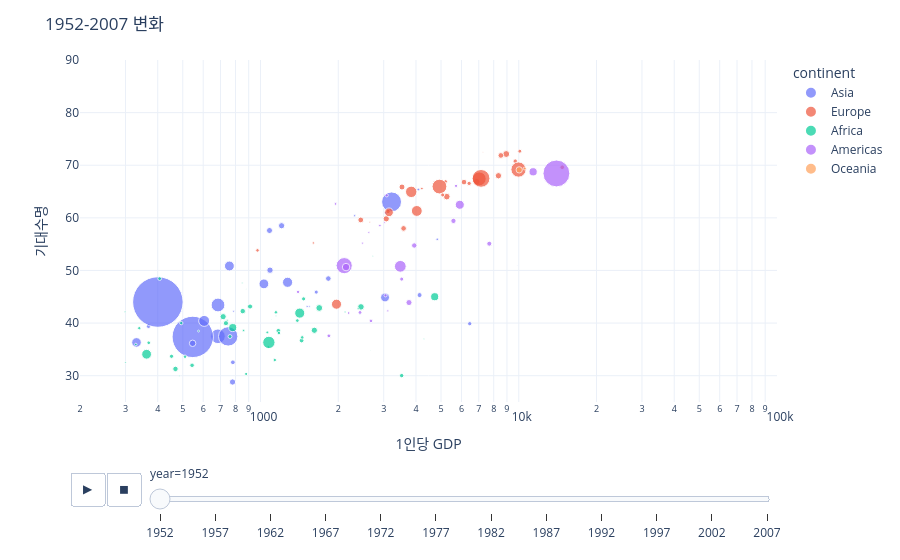

Source (notebook cell):
### Markdown cell above
## 3. 애니메이션 — 시간 흐름

### Code cell
fig = px.scatter(
    gap, x="gdpPercap", y="lifeExp",
    size="pop", color="continent", hover_name="country",
    animation_frame="year", animation_group="country",
    log_x=True, size_max=55,
    range_x=[200, 100000], range_y=[25, 90],   # 축을 고정해야 프레임이 튀지 않는다
    labels={"gdpPercap": "1인당 GDP", "lifeExp": "기대수명"},
)
fig.update_layout(title="1952-2007 변화", template="plotly_white", height=560)
fig.write_html(HTML / "1_4.html", include_plotlyjs="cdn")
fig.show()

### Figure 1 — Plotly figure (JSON) as saved in the notebook; plotly's stock layout.template omitted (floating-point values rounded to 4 significant figures)
{"data": [{"hovertemplate": "<b>%{hovertext}</b><br><br>continent=Asia<br>year=1952<br>1인당 GDP=%{x}<br>기대수명=%{y}<br>pop=%{marker.size}<extra></extra>", "hovertext": ["Afghanistan", "Bahrain", "Bangladesh", "Cambodia", "China", "Hong Kong, China", "India", "Indonesia", "Iran", "Iraq", "Israel", "Japan", "Jordan", "Korea, Dem. Rep.", "Korea, Rep.", "Kuwait", "Lebanon", "Malaysia", "Mongolia", "Myanmar", "Nepal", "Oman", "Pakistan", "Philippines", "Saudi Arabia", "Singapore", "Sri Lanka", "Syria", "Taiwan", "Thailand", "Vietnam", "West Bank and Gaza", "Yemen, Rep."], "ids": ["Afghanistan", "Bahrain", "Bangladesh", "Cambodia", "China", "Hong Kong, China", "India", "Indonesia", "Iran", "Iraq", "Israel", "Japan", "Jordan", "Korea, Dem. Rep.", "Korea, Rep.", "Kuwait", "Lebanon", "Malaysia", "Mongolia", "Myanmar", "Nepal", "Oman", "Pakistan", "Philippines", "Saudi Arabia", "Singapore", "Sri Lanka", "Syria", "Taiwan", "Thailand", "Vietnam", "West Bank and Gaza", "Yemen, Rep."], "legendgroup": "Asia", "marker": {"color": "#636efa", "size": [8425333, 120447, 46886859, 4693836, 556263527, 2125900, 372000000, 82052000, 17272000, 5441766, 1620914, 86459025, 607914, 8865488, 20947571, 160000, 1439529, 6748378, 800663, 20092996, 9182536, 507833, 41346560, 22438691, 4005677, 1127000, 7982342, 3661549, 8550362, 21289402, 26246839, 1030585, 4963829], "sizemode": "area", "sizeref": 435900.0, "symbol": "circle"}, "mode": "markers", "name": "Asia", "orientation": "v", "showlegend": true, "type": "scatter", "x": [779.4, 9867.0, 684.2, 368.5, 400.4, 3054.0, 546.6, 749.7, 3035.0, 4130.0, 4087.0, 3217.0, 1547.0, 1088.0, 1031.0, 108400.0, 4835.0, 1831.0, 786.6, 331.0, 545.9, 1828.0, 684.6, 1273.0, 6460.0, 2315.0, 1084.0, 1643.0, 1207.0, 757.8, 605.1, 1516.0, 781.7], "xaxis": "x", "y": [28.8, 50.94, 37.48, 39.42, 44.0, 60.96, 37.37, 37.47, 44.87, 45.32, 65.39, 63.03, 43.16, 50.06, 47.45, 55.56, 55.93, 48.46, 42.24, 36.32, 36.16, 37.58, 43.44, 47.75, 39.88, 60.4, 57.59, 45.88, 58.5, 50.85, 40.41, 43.16, 32.55], "yaxis": "y"}, {"hovertemplate": "<b>%{hovertext}</b><br><br>continent=Europe<br>year=1952<br>1인당 GDP=%{x}<br>기대수명=%{y}<br>pop=%{marker.size}<extra></extra>", "hovertext": ["Albania", "Austria", "Belgium", "Bosnia and Herzegovina", "Bulgaria", "Croatia", "Czech Republic", "Denmark", "Finland", "France", "Germany", "Greece", "Hungary", "Iceland", "Ireland", "Italy", "Montenegro", "Netherlands", "Norway", "Poland", "Portugal", "Romania", "Serbia", "Slovak Republic", "Slovenia", "Spain", "Sweden", "Switzerland", "Turkey", "United Kingdom"], "ids": ["Albania", "Austria", "Belgium", "Bosnia and Herzegovina", "Bulgaria", "Croatia", "Czech Republic", "Denmark", "Finland", "France", "Germany", "Greece", "Hungary", "Iceland", "Ireland", "Italy", "Montenegro", "Netherlands", "Norway", "Poland", "Portugal", "Romania", "Serbia", "Slovak Republic", "Slovenia", "Spain", "Sweden", "Switzerland", "Turkey", "United Kingdom"], "legendgroup": "Europe", "marker": {"color": "#EF553B", "size": [1282697, 6927772, 8730405, 2791000, 7274900, 3882229, 9125183, 4334000, 4090500, 42459667, 69145952, 7733250, 9504000, 147962, 2952156, 47666000, 413834, 10381988, 3327728, 25730551, 8526050, 16630000, 6860147, 3558137, 1489518, 28549870, 7124673, 4815000, 22235677, 50430000], "sizemode": "area", "sizeref": 435900.0, "symbol": "circle"}, "mode": "markers", "name": "Europe", "orientation": "v", "showlegend": true, "type": "scatter", "x": [1601.0, 6137.0, 8343.0, 973.5, 2444.0, 3119.0, 6876.0, 9692.0, 6425.0, 7030.0, 7144.0, 3531.0, 5264.0, 7268.0, 5210.0, 4931.0, 2648.0, 8942.0, 10100.0, 4029.0, 3068.0, 3145.0, 3581.0, 5075.0, 4215.0, 3834.0, 8528.0, 14730.0, 1969.0, 9980.0], "xaxis": "x", "y": [55.23, 66.8, 68.0, 53.82, 59.6, 61.21, 66.87, 70.78, 66.55, 67.41, 67.5, 65.86, 64.03, 72.49, 66.91, 65.94, 59.16, 72.13, 72.67, 61.31, 59.82, 61.05, 58.0, 64.36, 65.57, 64.94, 71.86, 69.62, 43.59, 69.18], "yaxis": "y"}, {"hovertemplate": "<b>%{hovertext}</b><br><br>continent=Africa<br>year=1952<br>1인당 GDP=%{x}<br>기대수명=%{y}<br>pop=%{marker.size}<extra></extra>", "hovertext": ["Algeria", "Angola", "Benin", "Botswana", "Burkina Faso", "Burundi", "Cameroon", "Central African Republic", "Chad", "Comoros", "Congo, Dem. Rep.", "Congo, Rep.", "Cote d'Ivoire", "Djibouti", "Egypt", "Equatorial Guinea", "Eritrea", "Ethiopia", "Gabon", "Gambia", "Ghana", "Guinea", "Guinea-Bissau", "Kenya", "Lesotho", "Liberia", "Libya", "Madagascar", "Malawi", "Mali", "Mauritania", "Mauritius", "Morocco", "Mozambique", "Namibia", "Niger", "Nigeria", "Reunion", "Rwanda", "Sao Tome and Principe", "Senegal", "Sierra Leone", "Somalia", "South Africa", "Sudan", "Swaziland", "Tanzania", "Togo", "Tunisia", "Uganda", "Zambia", "Zimbabwe"], "ids": ["Algeria", "Angola", "Benin", "Botswana", "Burkina Faso", "Burundi", "Cameroon", "Central African Republic", "Chad", "Comoros", "Congo, Dem. Rep.", "Congo, Rep.", "Cote d'Ivoire", "Djibouti", "Egypt", "Equatorial Guinea", "Eritrea", "Ethiopia", "Gabon", "Gambia", "Ghana", "Guinea", "Guinea-Bissau", "Kenya", "Lesotho", "Liberia", "Libya", "Madagascar", "Malawi", "Mali", "Mauritania", "Mauritius", "Morocco", "Mozambique", "Namibia", "Niger", "Nigeria", "Reunion", "Rwanda", "Sao Tome and Principe", "Senegal", "Sierra Leone", "Somalia", "South Africa", "Sudan", "Swaziland", "Tanzania", "Togo", "Tunisia", "Uganda", "Zambia", "Zimbabwe"], "legendgroup": "Africa", "marker": {"color": "#00cc96", "size": [9279525, 4232095, 1738315, 442308, 4469979, 2445618, 5009067, 1291695, 2682462, 153936, 14100005, 854885, 2977019, 63149, 22223309, 216964, 1438760, 20860941, 420702, 284320, 5581001, 2664249, 580653, 6464046, 748747, 863308, 1019729, 4762912, 2917802, 3838168, 1022556, 516556, 9939217, 6446316, 485831, 3379468, 33119096, 257700, 2534927, 60011, 2755589, 2143249, 2526994, 14264935, 8504667, 290243, 8322925, 1219113, 3647735, 5824797, 2672000, 3080907], "sizemode": "area", "sizeref": 435900.0, "symbol": "circle"}, "mode": "markers", "name": "Africa", "orientation": "v", "showlegend": true, "type": "scatter", "x": [2449.0, 3521.0, 1063.0, 851.2, 543.3, 339.3, 1173.0, 1071.0, 1179.0, 1103.0, 780.5, 2126.0, 1389.0, 2670.0, 1419.0, 375.6, 328.9, 362.1, 4293.0, 485.2, 911.3, 510.2, 299.9, 853.5, 298.8, 575.6, 2388.0, 1443.0, 369.2, 452.3, 743.1, 1968.0, 1688.0, 468.5, 2424.0, 761.9, 1077.0, 2719.0, 493.3, 879.6, 1450.0, 879.8, 1136.0, 4725.0, 1616.0, 1148.0, 716.7, 859.8, 1468.0, 734.8, 1147.0, 406.9], "xaxis": "x", "y": [43.08, 30.02, 38.22, 47.62, 31.98, 39.03, 38.52, 35.46, 38.09, 40.72, 39.14, 42.11, 40.48, 34.81, 41.89, 34.48, 35.93, 34.08, 37.0, 30.0, 43.15, 33.61, 32.5, 42.27, 42.14, 38.48, 42.72, 36.68, 36.26, 33.69, 40.54, 50.99, 42.87, 31.29, 41.73, 37.44, 36.32, 52.72, 40.0, 46.47, 37.28, 30.33, 32.98, 45.01, 38.63, 41.41, 41.22, 38.6, 44.6, 39.98, 42.04, 48.45], "yaxis": "y"}, {"hovertemplate": "<b>%{hovertext}</b><br><br>continent=Americas<br>year=1952<br>1인당 GDP=%{x}<br>기대수명=%{y}<br>pop=%{marker.size}<extra></extra>", "hovertext": ["Argentina", "Bolivia", "Brazil", "Canada", "Chile", "Colombia", "Costa Rica", "Cuba", "Dominican Republic", "Ecuador", "El Salvador", "Guatemala", "Haiti", "Honduras", "Jamaica", "Mexico", "Nicaragua", "Panama", "Paraguay", "Peru", "Puerto Rico", "Trinidad and Tobago", "United States", "Uruguay", "Venezuela"], "ids": ["Argentina", "Bolivia", "Brazil", "Canada", "Chile", "Colombia", "Costa Rica", "Cuba", "Dominican Republic", "Ecuador", "El Salvador", "Guatemala", "Haiti", "Honduras", "Jamaica", "Mexico", "Nicaragua", "Panama", "Paraguay", "Peru", "Puerto Rico", "Trinidad and Tobago", "United States", "Uruguay", "Venezuela"], "legendgroup": "Americas", "marker": {"color": "#ab63fa", "size": [17876956, 2883315, 56602560, 14785584, 6377619, 12350771, 926317, 6007797, 2491346, 3548753, 2042865, 3146381, 3201488, 1517453, 1426095, 30144317, 1165790, 940080, 1555876, 8025700, 2227000, 662850, 157553000, 2252965, 5439568], "sizemode": "area", "sizeref": 435900.0, "symbol": "circle"}, "mode": "markers", "name": "Americas", "orientation": "v", "showlegend": true, "type": "scatter", "x": [5911.0, 2677.0, 2109.0, 11370.0, 3940.0, 2144.0, 2627.0, 5587.0, 1398.0, 3522.0, 3048.0, 2428.0, 1840.0, 2195.0, 2899.0, 3478.0, 3112.0, 2480.0, 1952.0, 3759.0, 3082.0, 3023.0, 13990.0, 5717.0, 7690.0], "xaxis": "x", "y": [62.48, 40.41, 50.92, 68.75, 54.74, 50.64, 57.21, 59.42, 45.93, 48.36, 45.26, 42.02, 37.58, 41.91, 58.53, 50.79, 42.31, 55.19, 62.65, 43.9, 64.28, 59.1, 68.44, 66.07, 55.09], "yaxis": "y"}, {"hovertemplate": "<b>%{hovertext}</b><br><br>continent=Oceania<br>year=1952<br>1인당 GDP=%{x}<br>기대수명=%{y}<br>pop=%{marker.size}<extra></extra>", "hovertext": ["Australia", "New Zealand"], "ids": ["Australia", "New Zealand"], "legendgroup": "Oceania", "marker": {"color": "#FFA15A", "size": [8691212, 1994794], "sizemode": "area", "sizeref": 435900.0, "symbol": "circle"}, "mode": "markers", "name": "Oceania", "orientation": "v", "showlegend": true, "type": "scatter", "x": [10040.0, 10560.0], "xaxis": "x", "y": [69.12, 69.39], "yaxis": "y"}], "layout": {"height": 560, "legend": {"itemsizing": "constant", "title": {"text": "continent"}, "tracegroupgap": 0}, "margin": {"t": 60}, "sliders": [{"active": 0, "currentvalue": {"prefix": "year="}, "len": 0.9, "pad": {"b": 10, "t": 60}, "steps": [{"args": [["1952"], {"frame": {"duration": 0, "redraw": false}, "fromcurrent": true, "mode": "immediate", "transition": {"duration": 0, "easing": "linear"}}], "label": "1952", "method": "animate"}, {"args": [["1957"], {"frame": {"duration": 0, "redraw": false}, "fromcurrent": true, "mode": "immediate", "transition": {"duration": 0, "easing": "linear"}}], "label": "1957", "method": "animate"}, {"args": [["1962"], {"frame": {"duration": 0, "redraw": false}, "fromcurrent": true, "mode": "immediate", "transition": {"duration": 0, "easing": "linear"}}], "label": "1962", "method": "animate"}, {"args": [["1967"], {"frame": {"duration": 0, "redraw": false}, "fromcurrent": true, "mode": "immediate", "transition": {"duration": 0, "easing": "linear"}}], "label": "1967", "method": "animate"}, {"args": [["1972"], {"frame": {"duration": 0, "redraw": false}, "fromcurrent": true, "mode": "immediate", "transition": {"duration": 0, "easing": "linear"}}], "label": "1972", "method": "animate"}, {"args": [["1977"], {"frame": {"duration": 0, "redraw": false}, "fromcurrent": true, "mode": "immediate", "transition": {"duration": 0, "easing": "linear"}}], "label": "1977", "method": "animate"}, {"args": [["1982"], {"frame": {"duration": 0, "redraw": false}, "fromcurrent": true, "mode": "immediate", "transition": {"duration": 0, "easing": "linear"}}], "label": "1982", "method": "animate"}, {"args": [["1987"], {"frame": {"duration": 0, "redraw": false}, "fromcurrent": true, "mode": "immediate", "transition": {"duration": 0, "easing": "linear"}}], "label": "1987", "method": "animate"}, {"args": [["1992"], {"frame": {"duration": 0, "redraw": false}, "fromcurrent": true, "mode": "immediate", "transition": {"duration": 0, "easing": "linear"}}], "label": "1992", "method": "animate"}, {"args": [["1997"], {"frame": {"duration": 0, "redraw": false}, "fromcurrent": true, "mode": "immediate", "transition": {"duration": 0, "easing": "linear"}}], "label": "1997", "method": "animate"}, {"args": [["2002"], {"frame": {"duration": 0, "redraw": false}, "fromcurrent": true, "mode": "immediate", "transition": {"duration": 0, "easing": "linear"}}], "label": "2002", "method": "animate"}, {"args": [["2007"], {"frame": {"duration": 0, "redraw": false}, "fromcurrent": true, "mode": "immediate", "transition": {"duration": 0, "easing": "linear"}}], "label": "2007", "method": "animate"}], "x": 0.1, "xanchor": "left", "y": 0, "yanchor": "top"}], "title": {"text": "1952-2007 변화"}, "updatemenus": [{"buttons": [{"args": [null, {"frame": {"duration": 500, "redraw": false}, "fromcurrent": true, "mode": "immediate", "transition": {"duration": 500, "easing": "linear"}}], "label": "&#9654;", "method": "animate"}, {"args": [[null], {"frame": {"duration": 0, "redraw": false}, "fromcurrent": true, "mode": "immediate", "transition": {"duration": 0, "easing": "linear"}}], "label": "&#9724;", "method": "animate"}], "direction": "left", "pad": {"r": 10, "t": 70}, "showactive": false, "type": "buttons", "x": 0.1, "xanchor": "right", "y": 0, "yanchor": "top"}], "xaxis": {"anchor": "y", "domain": [0.0, 1.0], "range": [2.301, 5.0], "title": {"text": "1인당 GDP"}, "type": "log"}, "yaxis": {"anchor": "x", "domain": [0.0, 1.0], "range": [25, 90], "title": {"text": "기대수명"}}}}
